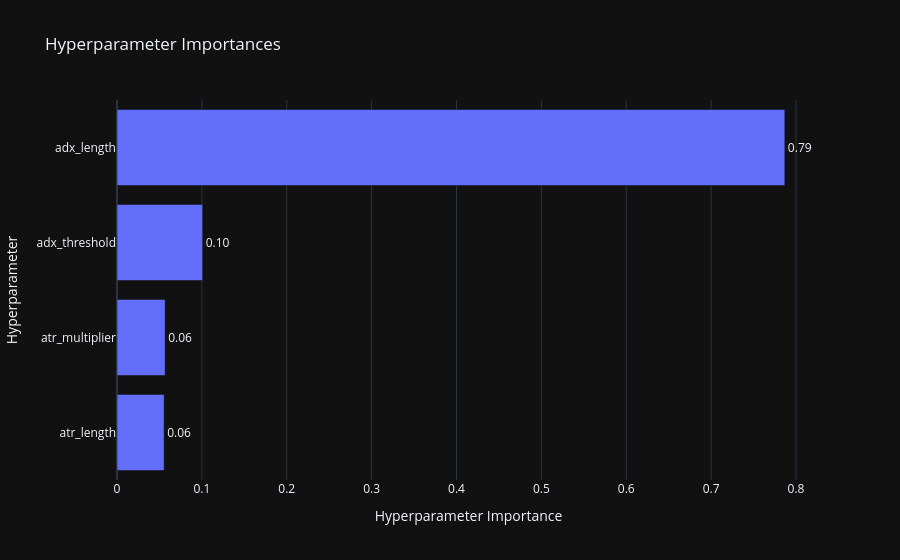

Notebook source saved alongside this figure:
### Code cell
fig5 = optuna.visualization.plot_param_importances(study3)
show(fig5)

### Figure 1 — Plotly figure (JSON) as saved in the notebook; plotly's stock layout.template omitted (floating-point values rounded to 4 significant figures)
{"data": [{"cliponaxis": false, "hovertemplate": ["atr_length (IntDistribution): 0.05553286957536467<extra></extra>", "atr_multiplier (FloatDistribution): 0.05670602308551655<extra></extra>", "adx_threshold (IntDistribution): 0.10090454052111109<extra></extra>", "adx_length (IntDistribution): 0.7868565668180076<extra></extra>"], "name": "Objective Value", "orientation": "h", "text": ["0.06", "0.06", "0.10", "0.79"], "textposition": "outside", "x": [0.05553, 0.05671, 0.1009, 0.7869], "y": ["atr_length", "atr_multiplier", "adx_threshold", "adx_length"], "type": "bar"}], "layout": {"title": {"text": "Hyperparameter Importances"}, "xaxis": {"title": {"text": "Hyperparameter Importance"}}, "yaxis": {"title": {"text": "Hyperparameter"}}}}
